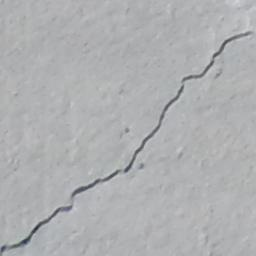
#> input picture ML_App/Images/7001-21_hflip.jpg, 256 x 256 px
$ python -i Functions.py   (imports and definitions only)
#> lines starting #> are read from the running program, lines starting #| are printed output that depends on the picture; after the words box and inside, x2 and y2 are one past the last pixel; in counts of white or black regions, pixels touching at a corner belong together
#> further down, picture is the input picture: shape (256, 256, 3); mean B, G, R 177.7, 175.8, 174.7
import cv2 as cv
import numpy as np
import tempfile
import streamlit as st

# Machine learning
from sklearn.ensemble import AdaBoostClassifier

# [87 lines left out: functions get_class_names, generate_perc_dist_columns, preprocess, get_pixel_sum_v2, get_percentiles_distance, not called in this run]

    #df.loc[len(df)] = percentiles
    #df = df.append(pd.Series(new_record, index=df.columns), ignore_index=True)

# CCELD Functions

def apply_area_thresholding(crack_mask, Tarea=10):
    # Find connected components and their stats (including area)
    num_labels, labels, stats, centroids = cv2.connectedComponentsWithStats(crack_mask, connectivity=8)

    # Define a minimum area threshold to remove small objects (adjust this value as needed)
    min_area_threshold = Tarea  # Adjust this threshold as needed

    # Create a mask to store the selected components
    selected_components = np.zeros_like(crack_mask)

    # Iterate through connected components
    for label in range(1, num_labels):
        # Check the area of the current component
        area = stats[label, cv2.CC_STAT_AREA]
        #print(area)

        # If the area is greater than or equal to the threshold, include it in the selected components
        if area >= min_area_threshold:
            selected_components[labels == label] = 255  # Set pixels to 255 (white)

    return selected_components

def find_endpoints(thinned_image):
    endpoints = []
    height, width = thinned_image.shape

    # We loop from (1,1) so that each pixel will have eight neighbours (0,0) is the edge
    for x in range(1, height - 1):
        for y in range(1, width - 1):
            if thinned_image[x, y] == 1:  # Check if it's a white pixel (part of skeleton)
                # Define a neighborhood of 8 pixels around the current pixel
                neighborhood = thinned_image[x-1:x+2, y-1:y+2]

                # Count the number of non-zero (white) pixels in the neighborhood
                white_pixel_count = np.count_nonzero(neighborhood)
                #print(white_pixel_count)

                # If there's only one white pixel in the neighborhood, it's an endpoint
                if white_pixel_count == 2:#
                    endpoints.append((x, y))
    return endpoints

# Step 5: Length Threshold
def remove_small_skeletons(thinned_image, Tlength):
    _, labels = cv2.connectedComponents(thinned_image)

    # The number of labels is max label + 1 since we do 0 indexing
    num_labels = labels.max() + 1

    # We create a list to store the skeletons or say the skeleton images where the >= Tlength condition is satisfied
    skeletons = []

    for label in range(1, num_labels):  # Exclude background (label 0)
        # We loop through all the labels and the variable "component" just creates an image where only pixels from a
        # Particular label is shown
        component = (labels == label).astype(np.uint8)
        #print(component.shape)


        # Below after getting all pixels from each label, we sum the pixels from the labels and use basically if the sum
        # of the skeleton from a particular label is small, we take it as noise which makes a whole lot of sense.
        if np.sum(component) >= Tlength:
            skeletons.append(component)

    # Create a new thinned image with the remaining skeletons - we basically join all the skeletons in the skeleton list
    # The skeleton list is where we kept the pixels with long lengths
    thinned_image = np.zeros_like(thinned_image)
    for skeleton in skeletons:
        thinned_image |= skeleton  # Use logical OR to combine skeletons

    return thinned_image

def implement_radius_restoration(tlength_applied_thin_img, original_image, Tradius= 20):
    endpoints = find_endpoints(tlength_applied_thin_img)
    #print(endpoints)

    for endpoint in endpoints:
        x, y = endpoint[1], endpoint[0]
        mask = np.zeros_like(original_image)
        cv2.circle(mask, (x, y), Tradius, 255, -1)
        #plt.imshow(mask, cmap='gray')
        #plt.show()
    # Restore pixels in the thinned image using the mask
        tlength_applied_thin_img = np.maximum(tlength_applied_thin_img, cv2.bitwise_and(original_image, mask))

    return tlength_applied_thin_img

# Basically, this part is to restore the skeletons based after using tlength to remove stuff. The idea is to use dilation with
# a kernel which tells how much pixels to add basically to grow back pixels in the skeleton from the original image.
# We then use bitwise and which returns 1 if both pictures are 1 and 1. What we're doing is that with dilation,
# we're growing pixels but we want to keep only pixels based on their presence in out dirty image.
def restore_skeletons(original_image, thinned_image, radius = 1):
    # Dilation process
    kernel = np.ones(shape=(radius * 2 + 1,) * 2, dtype=np.uint8)

    # Here, we're basically doing dilation on the thinned image after that, we do the bitwise and on the dilated result and mask
    # and update the variable "expanded", thinned image on first iteration is still the skeleton but then we check if the
    # thinned image == expanded(i.e dilated+mask) we then update thinned to be = expanded. We do a dilation on the new updated
    # thinned which takes the variable expanded, we then use bitwise_and on dilation 2 and original image and update expanded.
    # Now, thinned is first comparison of dilation and mask the idea is we want to stop when the result of a previous
    # dilation and mask operation if it's the same as the current dilation and mask bitwise operation
    while True:
        expanded = cv2.dilate(src=thinned_image, kernel=kernel)
        cv2.bitwise_and(src1=expanded, src2=original_image, dst=expanded)

        # Termination criterion: Expansion didn't change the image at all
        if (thinned_image == expanded).all():
            return expanded
        thinned_image = expanded


def Pipeline (image, kernel = (31,31), div=0.4, Tarea = 12, Tlength = 43, Tradius = 18):
    # Convert the images to grayscale
#> called with kernel = (31, 31), div = 0.4, Tarea = 12, Tlength = 43, Tradius = 18
    gray_image = cv2.cvtColor(np.array(image), cv2.COLOR_BGR2GRAY)

    # Smooth the image to remove noise
    smooth_image = cv2.blur(gray_image, (3, 3))

    # Resizing both images
    gray_image = cv2.resize(smooth_image, (400, 400))
#> gray_image: shape (400, 400)

    # applying contrast and brightness enhancement
    alpha = 1 # Simple contrast control
    beta = 50   # Simple brightness control
    gray_image = cv2.convertScaleAbs(gray_image, alpha=alpha, beta=beta)
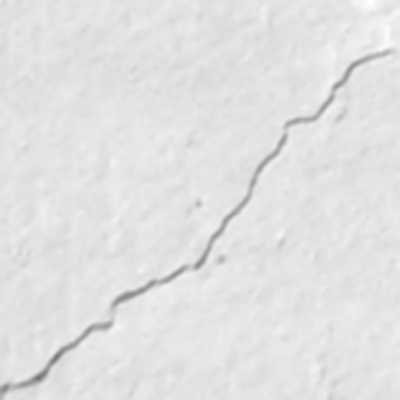
#> gray_image: shape (400, 400); min 115, max 255, mean 225.6

    # Calculate the mean and standard deviation of the pixel values using a 3x3 neighborhood
    mean_image = cv2.blur(gray_image, kernel)

    gray_image = gray_image.astype(np.int32)
    mean_image = mean_image.astype(np.int32)
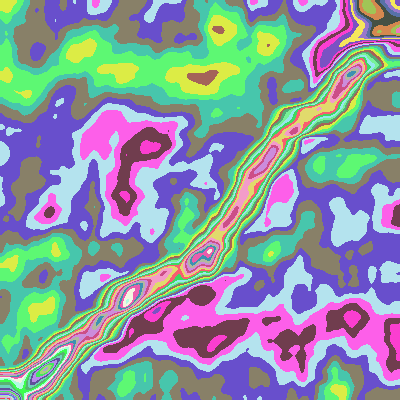
#> mean_image: shape (400, 400) int32; 50 distinct labels, from 190 to 239; one colour per label, 0 black

    std_image = gray_image - mean_image
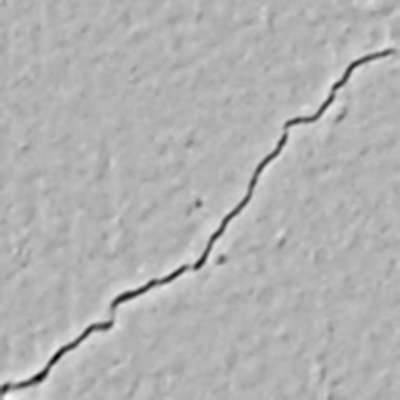
#> std_image: shape (400, 400) int32; min -88, max 38, mean 0; drawn with min black and max white

    # Automated threshold selection based on histogram distribution in gray image, basically if there's so much brightness in
    # image we want to use a high threshold to activate the crack if not, we use a low threshold

    # Calculating the average of the 25th, 50th, 75th, and 85th percentile pixel value
    perc_25, perc_35, perc_45, perc_50, perc_65, perc_75  = np.percentile(smooth_image, 25), np.percentile(smooth_image, 35), \
    np.percentile(smooth_image, 45), np.percentile(smooth_image, 50), np.percentile(smooth_image, 65), np.percentile(smooth_image, 75)
#> perc_25 = 174; perc_35 = 175; perc_45 = 176; perc_50 = 177; perc_65 = 178; perc_75 = 179

    # Calculating average of the 1th, 1.2th and 1.5th percentiles
    perc_1, perc_1p2, perc_1p5 = np.percentile(smooth_image, 1), np.percentile(smooth_image, 1.2), \
    np.percentile(smooth_image, 1.5)
#> perc_1 = 122; perc_1p2 = 127; perc_1p5 = 134

    low_mean = np.mean([perc_1, perc_1p2, perc_1p5])
#> low_mean = 127.7
    high_mean = np.mean([perc_25, perc_35, perc_45, perc_50, perc_65, perc_75])
#> high_mean = 176.5
    join_mean = np.mean([perc_1, perc_1p2, perc_1p5, perc_25, perc_35, perc_45, perc_50, perc_65, perc_75])
#> join_mean = 160.2

    diff = high_mean - low_mean
#> diff = 48.83
    threshold = join_mean - low_mean
#> threshold = 32.56
    #ratio = low_mean/high_mean

    threshold = (np.sqrt(threshold)/div)*-1
#> threshold = -14.26
    # print(threshold)
    #print('Your threshold is {}'.format(threshold))

    # Create a binary mask where cracks are represented as white pixels
    crack_mask = np.zeros_like(std_image)
    crack_mask[std_image <= threshold] = 255

    # Apply the crack mask to the original image
    gray_image = gray_image.astype(np.uint8)
    crack_mask = crack_mask.astype(np.uint8)
    #segmented_image = cv2.bitwise_and(gray_image, gray_image, mask=crack_mask)

    # Applying Skele-Marker
    # 1. Area thresholding on crack image
    sk_crack_mask = apply_area_thresholding(crack_mask, Tarea)

    # 2. Thinning and using Tlength
    thinned_image = cv2.ximgproc.thinning(sk_crack_mask)

    # 3. Remove small skeletons
    thinned_image = remove_small_skeletons(thinned_image, Tlength)

    # 4. Restore skeletons
    restored_image = restore_skeletons(sk_crack_mask, thinned_image)

    # 5. Using Radius restoration
    rad = implement_radius_restoration(thinned_image, sk_crack_mask, Tradius = Tradius)
#> after the loop in implement_radius_restoration, `for endpoint in endpoints:`:
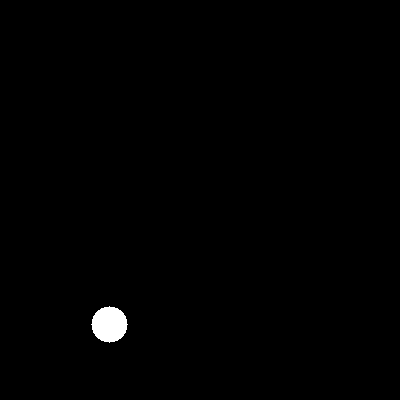
#> mask: shape (400, 400); 0.63% white; 1 white region, box (x1, y1, x2, y2) and area: (91, 306, 128, 343) 1009
#> after the loop in implement_radius_restoration, `for endpoint in endpoints:`:
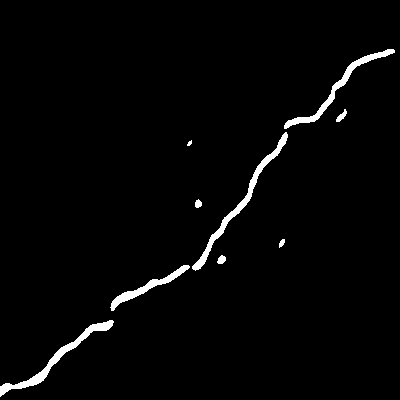
#> original_image: shape (400, 400); 2.3% white; 9 white regions (1 under 20 px), largest, box (x1, y1, x2, y2) and area: (192, 132, 288, 271) 995, (0, 320, 114, 397) 955, (284, 49, 395, 129) 839
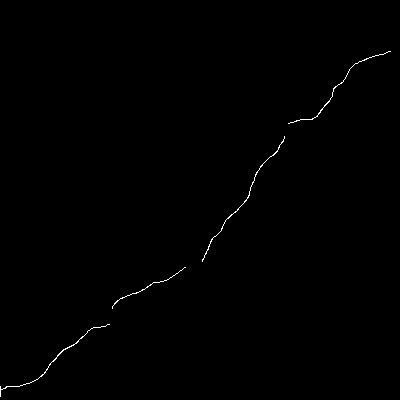
#> thinned_image: shape (400, 400); values 0 (black) and 1 (white), 0.33% white in thin lines or dots, all inside (x1, y1, x2, y2) = (0, 51, 391, 397)

    # Combining remaining skeleton with radius based on endpoint restoration
    sk_crack_mask = cv2.bitwise_or(restored_image*255, rad)

    return sk_crack_mask


# Video Segmentation Functions
# [150 lines left out: functions extract_frames, vid_create, extract_frames, not called in this run]

>>> import cv2
>>> picture = cv2.imread('Images/7001-21_hflip.jpg')
>>> result = Pipeline(picture)
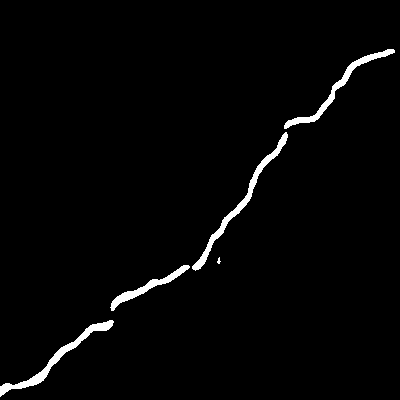
#> result: shape (400, 400); 2.1% white; 5 white regions (1 under 20 px), largest, box (x1, y1, x2, y2) and area: (192, 132, 288, 271) 995, (0, 320, 114, 397) 955, (284, 49, 395, 129) 839, (110, 265, 190, 311) 604
